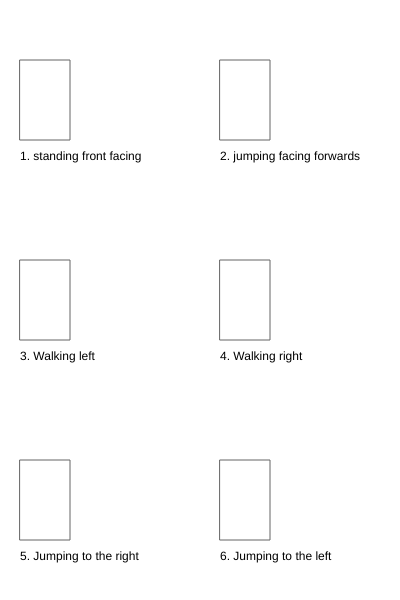
Frame 1 (no input)
Frame 60 (no input): identical to frame 1, image omitted
Frame 120 (the mouse pressed at the canvas centre since frame 60): identical to frame 1, image omitted

The p5.js sketch that drew this single still picture (run headless with seeded random() and noise() and a simulated clock; from frame 60 on, the mouse is pressed at the canvas centre):

// p5.js sketch
// ── sketch.js
/*

The Game Project

Week 2 - part a

Use p5 drawing functions such as rect, ellipse, line, triangle and
point to draw the different states of your game character.

Write the code so that your character appears inside the box for each
state.

Each state is worth two marks:

//standing front facing = 2
//jumping facing forwards = 2
//walking left = 2
//walking right = 2
//jumping left and jumping right = 2

0 marks = not a reasonable attempt
1 mark = attempted but it's messy or lacks detail
2 marks = you've used lots of shape functions to create a detailed
game character

** Only submit your sketch.js **

*/

function setup()
{
    createCanvas(400, 600);
}

function draw()
{
    background(255);

    //Standing, facing frontwards
    stroke(100);
    noFill();
    rect(20, 60, 50, 80);
    noStroke();
    fill(0);
    text("1. standing front facing", 20, 160);

    //Add your code here ...


    //Jumping facing forwards
    stroke(100);
    noFill();
    rect(220, 60, 50, 80);
    noStroke();
    fill(0);
    text("2. jumping facing forwards", 220, 160);

    //Add your code here ...


    //Walking, turned left
    stroke(100);
    noFill();
    rect(20, 260, 50, 80);
    noStroke();
    fill(0);
    text("3. Walking left", 20, 360);

    //Add your code here ...


    //Walking, turned right
    stroke(100);
    noFill();
    rect(220, 260, 50, 80);
    noStroke();
    fill(0);
    text("4. Walking right", 220, 360);

    //Add your code here ...


    //Jumping right
    stroke(100);
    noFill();
    rect(20, 460, 50, 80);
    noStroke();
    fill(0);
    text("5. Jumping to the right", 20, 560);

    //Add your code here ...


    //Jumping to the left
    stroke(100);
    noFill();
    rect(220, 460, 50, 80);
    noStroke();
    fill(0);
    text("6. Jumping to the left", 220, 560);

    //Add your code here ...

}
